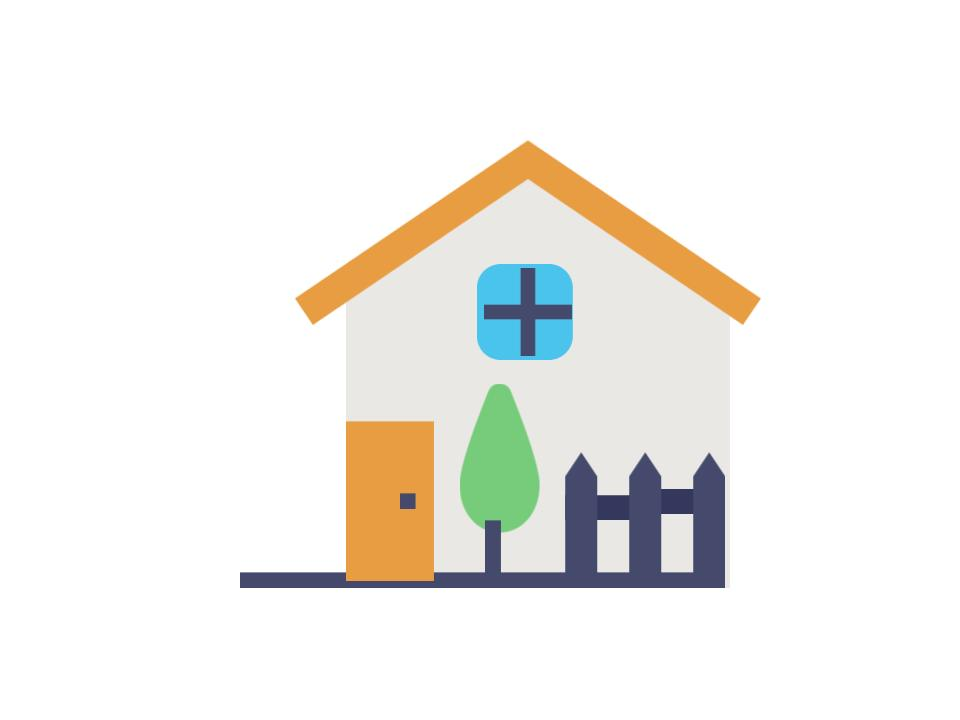
#> input picture Neupapken/originalo.jpg, 960 x 720 px
$ python mainne_tu.py
#> lines starting #> are read from the running program, lines starting #| are printed output that depends on the picture
from PIL import Image
from PIL import ImageFilter

class ImageEditor():
    def __init__(self, image):
        self.image = image
        self.original = None
        self.changed = []
    def open(self):
        try:
            self.original = Image.open(self.image)
#> self.original is the input picture: PIL image 960x720 RGB; mean R, G, B 242, 240.8, 236.7
        except:
            print("Image not found, 404")
        self.original.show()
    def do_left(self):
        rotated = self.original.transpose(Image.FLIP_LEFT_RIGHT)
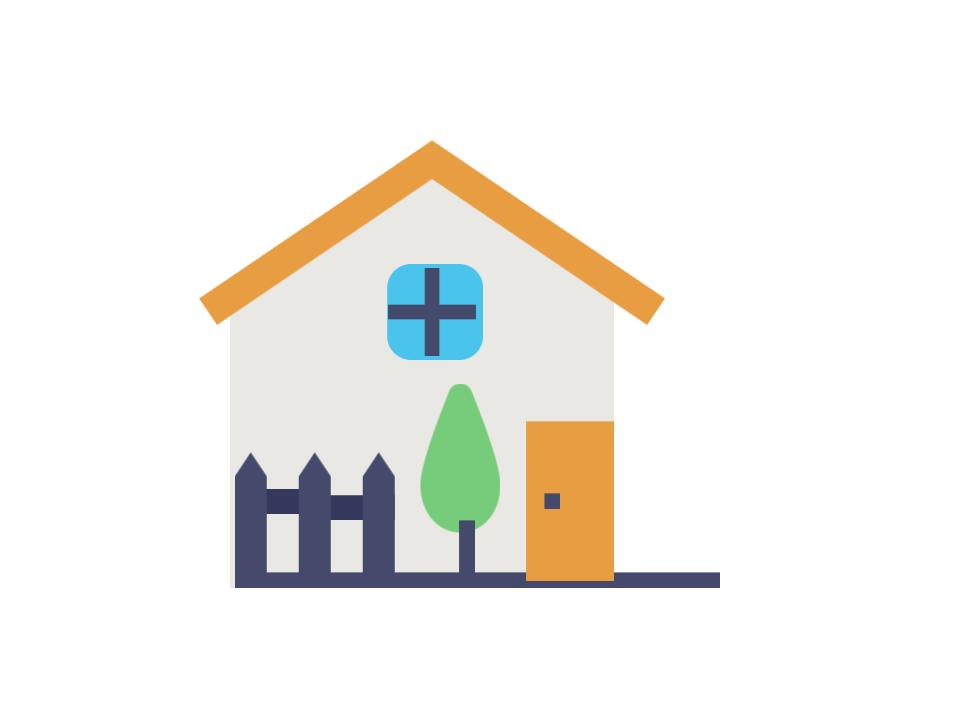
#> rotated: PIL image 960x720 RGB; mean R, G, B 242, 240.8, 236.7
        self.changed.append(rotated)
        temp_image = self.image.split(".")
        new_image = temp_image[0]+str(len(self.changed))+".jpg"
#> new_image = 'originalo1.jpg'
        rotated.save(new_image)
    def crop(self):
        box = (40, 10, 60, 40)
        cropped = self.original.crop(box)
#> cropped: PIL image 20x30 RGB; every value is 255
        self.changed.append(cropped)
        temp_image = self.image.split(".")
        new_image = temp_image[0]+str(len(self.changed))+".jpg"
#> new_image = 'originalo2.jpg'
        cropped.save(new_image)

MyImage = ImageEditor("originalo.jpg")
MyImage.open()
MyImage.do_left()
MyImage.crop()

#> (the run stopped early here; a loop or call above may not have finished)

$ run again, with Neupapken/original.jpg copied over Neupapken/originalo.jpg
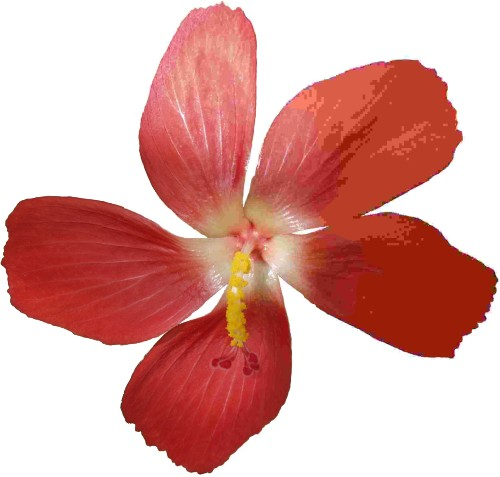
#> input picture Neupapken/original.jpg, 500 x 477 px
#> in open, self.original is the input picture: PIL image 500x477 RGB; mean R, G, B 219, 163.2, 157.6
#> in do_left, `rotated = self.original.transpose(Image.FLIP_LEFT_RIGHT)`:
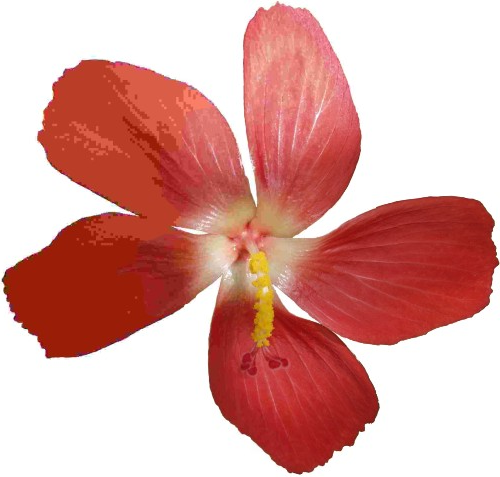
#> rotated: PIL image 500x477 RGB; mean R, G, B 219, 163.2, 157.6
#> in do_left, `new_image = temp_image[0]+str(len(self.changed))+".jpg"`: new_image = 'originalo1.jpg'
#> cropped: PIL image 20x30 RGB; every value is 255
#> in crop, `new_image = temp_image[0]+str(len(self.changed))+".jpg"`: new_image = 'originalo2.jpg'

$ run again, with Neupapken/original1.jpg copied over Neupapken/originalo.jpg
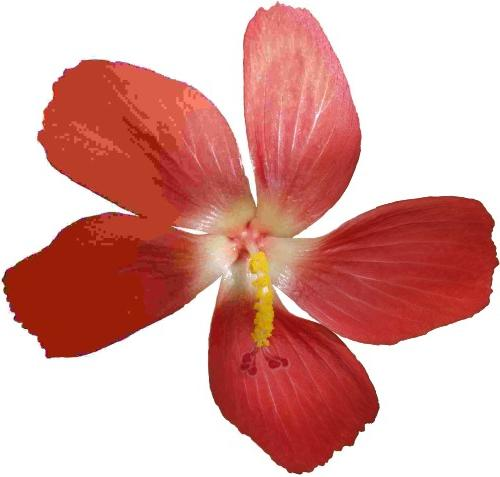
#> input picture Neupapken/original1.jpg, 500 x 477 px
#> in open, self.original is the input picture: PIL image 500x477 RGB; mean R, G, B 218.8, 163.1, 157.7
#> in do_left, `rotated = self.original.transpose(Image.FLIP_LEFT_RIGHT)`:
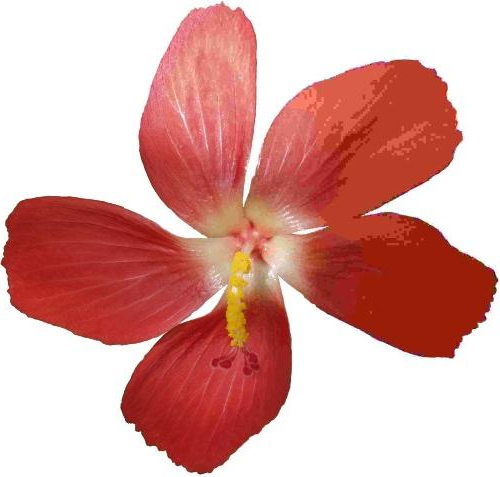
#> rotated: PIL image 500x477 RGB; mean R, G, B 218.8, 163.1, 157.7
#> in do_left, `new_image = temp_image[0]+str(len(self.changed))+".jpg"`: new_image = 'originalo1.jpg'
#> cropped: PIL image 20x30 RGB; every value is 255
#> in crop, `new_image = temp_image[0]+str(len(self.changed))+".jpg"`: new_image = 'originalo2.jpg'
